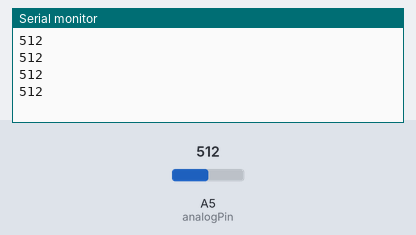
The sketch below on a simulated Arduino Uno, built with avr-gcc and run on an emulated ATmega328P. Shown: the last lines printed to the serial monitor. Inputs (shaded band) come from the test bench; at power-on: A5 (analogPin) = 512.

Above: at 1.2 s.
1.3 s: A5 (analogPin) set to 716
At 1.71 s:
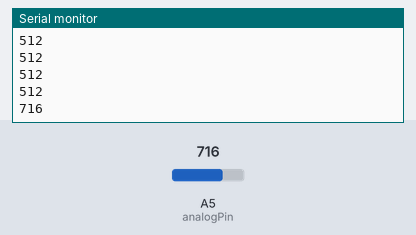
2.8 s: A5 (analogPin) set to 900
At 2.91 s:
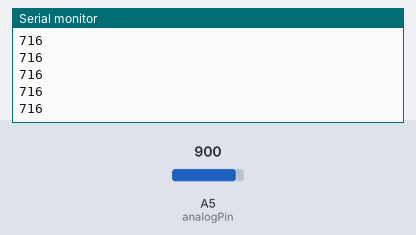
Timing chart, 0 to 5.8 s (numbered marks = the images above; inputs shaded):
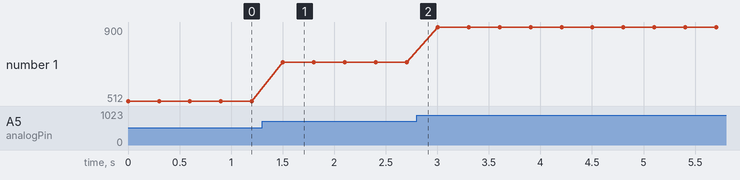

The sketch:

SerialPra.ino
```cpp
const int analogPin = A5;
int readVal ;

void setup() {
  Serial.begin(9600);
}

void loop() {
  readVal = analogRead(analogPin);
  Serial.println(readVal);
  delay(300);
}
```

Measured:
- after the input at 1.3 s, the serial monitor: prints a new line after 0.20 s (image 1)
- plotted number 1: 512 → 716 after the input at 1.3 s, 716 → 900 after the input at 2.8 s
